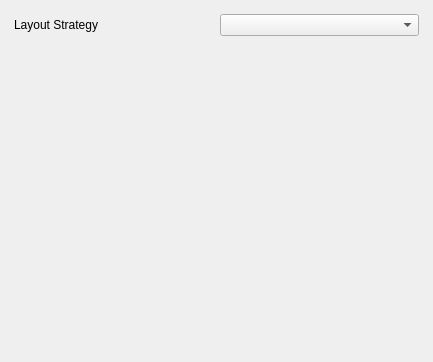
<ui version="4.0" >
 <class>GraphLayoutFilterPanel</class>
 <widget class="QWidget" name="GraphLayoutFilterPanel" >
  <property name="geometry" >
   <rect>
    <x>0</x>
    <y>0</y>
    <width>433</width>
    <height>362</height>
   </rect>
  </property>
  <property name="windowTitle" >
   <string>Form</string>
  </property>
  <layout class="QVBoxLayout" >
   <item>
    <layout class="QHBoxLayout" >
     <property name="leftMargin" >
      <number>3</number>
     </property>
     <property name="topMargin" >
      <number>3</number>
     </property>
     <property name="rightMargin" >
      <number>3</number>
     </property>
     <property name="bottomMargin" >
      <number>3</number>
     </property>
     <item>
      <widget class="QLabel" name="label" >
       <property name="text" >
        <string>Layout Strategy</string>
       </property>
      </widget>
     </item>
     <item>
      <widget class="QComboBox" name="layoutStrategy" />
     </item>
    </layout>
   </item>
   <item>
    <spacer>
     <property name="orientation" >
      <enum>Qt::Vertical</enum>
     </property>
     <property name="sizeHint" >
      <size>
       <width>20</width>
       <height>40</height>
      </size>
     </property>
    </spacer>
   </item>
  </layout>
 </widget>
 <resources/>
 <connections/>
</ui>
